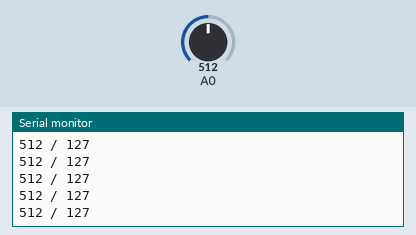
Recording of a sketch running on a simulated Arduino Uno, built with avr-gcc and run on an emulated ATmega328P. Parts: the last lines printed to the serial monitor. The test bench sets the inputs (shaded band); at power-on: A0 = 512.

Above: at 1.2 s.
1.3 s: A0 set to 106
At 2.2 s:
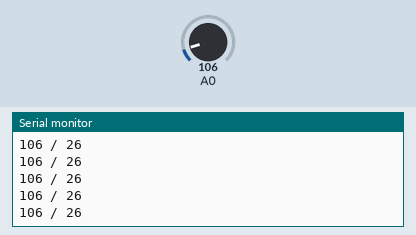
2.8 s: A0 set to 88
At 3.7 s:
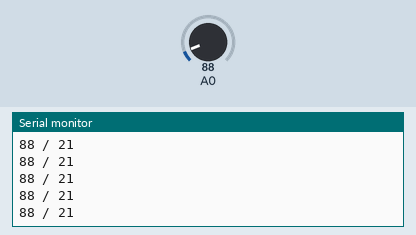
Timing chart, 0 to 5.8 s (numbered marks = the images above; inputs shaded):
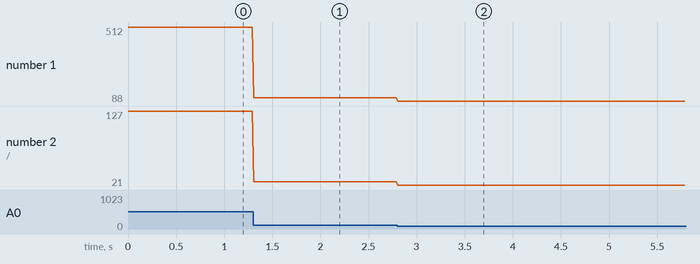

Measured:
- after the input at 1.3 s, the serial monitor: prints a new line at once (image 1)
- after the input at 2.8 s, the serial monitor: prints a new line at once (image 2)
- plotted number 1: 512 → 106 after the input at 1.3 s, 106 → 88 after the input at 2.8 s
- plotted number 2: 127 → 26 after the input at 1.3 s, 26 → 21 after the input at 2.8 s

The sketch:

Test_TIP120_13.5V_DC_2.ino
```cpp
#define dc 9

void setup() {
  Serial.begin(9600);
  pinMode(dc, OUTPUT);
}

void loop() {
  int poten = analogRead(A0);
  int mapVal = map(poten, 0, 1024, 0, 255);
  Serial.print(poten);
  Serial.print(" / ");
  Serial.println(mapVal);
  analogWrite(dc, mapVal);
  delay(15);
}
```
